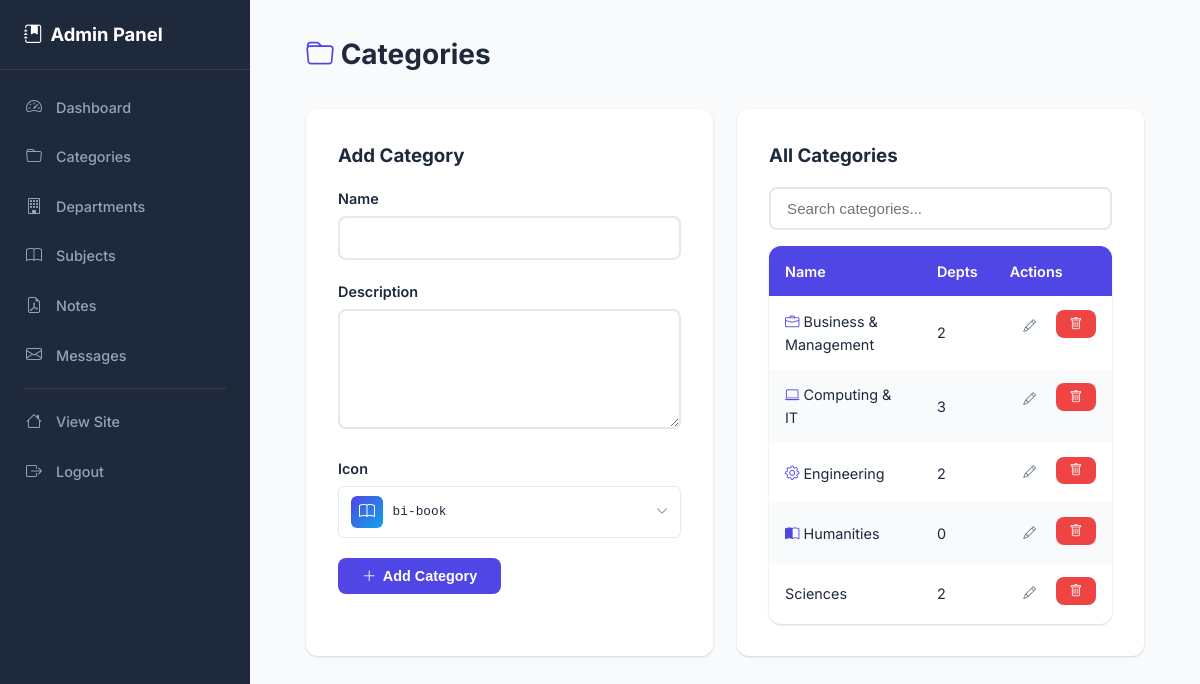
Before: /admin/categories.php (signed in) with the older database file.
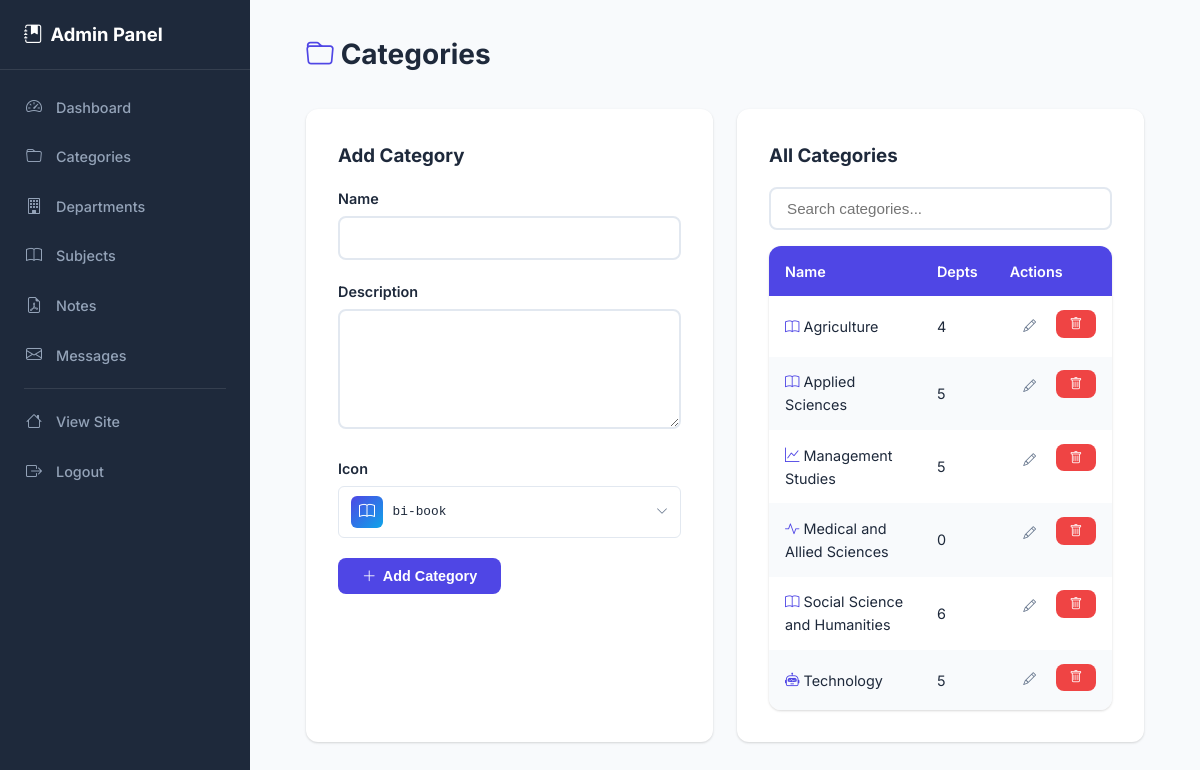
After: the same page with the newer database file.
### tables this page shows
CREATE TABLE categories (
    id INT AUTO_INCREMENT PRIMARY KEY,
    name VARCHAR(100) NOT NULL,
    description TEXT,
    icon VARCHAR(50) DEFAULT 'bi-book',
    created_at TIMESTAMP DEFAULT CURRENT_TIMESTAMP
);

### admin/categories.php (the view, shortened to what this page needs)
<?php
require_once '../includes/db.php';
$editCat = null;
$categories = $conn->query("SELECT c.*,
    (SELECT COUNT(*) FROM departments WHERE category_id = c.id) as dept_count,
    (SELECT COUNT(*) FROM subjects s JOIN departments d ON s.department_id = d.id WHERE d.category_id = c.id) as subject_count,
    (SELECT COUNT(*) FROM notes n JOIN subjects s ON n.subject_id = s.id JOIN departments d ON s.department_id = d.id WHERE d.category_id = c.id) as note_count
    FROM categories c ORDER BY c.name");
?>
<!DOCTYPE html>
<html lang="en">
<head>
    <link rel="stylesheet" href="../css/style.css?v=<?= filemtime(__DIR__ . '/../css/style.css') ?>">
    <link rel="stylesheet" href="https://cdn.jsdelivr.net/npm/bootstrap-icons@1.11.3/font/bootstrap-icons.min.css">
</head>
<body>
<?php include '../includes/admin_nav.php'; ?>
<div class="admin-main">
<div class="page-wrapper">
    <div class="container">
        <div class="page-header">
            <h1><i class="bi bi-folder" style="color:var(--primary);"></i> Categories</h1>
        </div>
        <div class="grid-2">
            <div class="card-box">
                <h3 style="margin-bottom:1rem;"><?= $editCat ? 'Edit Category' : 'Add Category' ?></h3>
                <form action="" method="POST">
                    <div class="form-group">
                        <label>Name</label>
                        <input type="text" name="name" class="form-control" required value="<?= htmlspecialchars($editCat['name'] ?? '') ?>">
                    </div>
                    <div class="form-group">
                        <label>Description</label>
                        <textarea name="description" class="form-control" rows="2"><?= htmlspecialchars($editCat['description'] ?? '') ?></textarea>
                    </div>
                    <div class="form-group">
                        <label>Icon</label>
                        <div class="icon-picker">
                            <button type="button" class="icon-picker-toggle" id="iconToggle">
                                <span class="icon-picker-preview"><i class="bi <?= htmlspecialchars($editCat['icon'] ?? 'bi-book') ?>" id="iconPreview"></i></span>
                                <span class="icon-picker-name" id="iconName"><?= htmlspecialchars($editCat['icon'] ?? 'bi-book') ?></span>
                                <i class="bi bi-chevron-down icon-picker-caret"></i>
                            </button>
                        </div>
                    </div>
                    <?php if ($editCat): ?>
                    <button type="submit" class="btn btn-primary"><i class="bi bi-check-lg"></i> Update Category</button>
                    <a href="categories.php" class="btn btn-ghost"><i class="bi bi-x-lg"></i> Cancel</a>
                    <?php else: ?>
                    <button type="submit" class="btn btn-primary"><i class="bi bi-plus-lg"></i> Add Category</button>
                    <?php endif; ?>
                </form>
            </div>
            <div class="card-box">
                <h3 style="margin-bottom:1rem;">All Categories</h3>
                <input type="text" id="liveSearch" placeholder="Search categories..." class="form-control" style="margin-bottom:1rem;">
                <table class="admin-table">
                    <thead>
                        <tr><th>Name</th><th>Depts</th><th>Actions</th></tr>
                    </thead>
                    <tbody>
                        <?php while ($cat = $categories->fetch_assoc()): ?>
                        <tr class="filterable-item">
                            <td>
                                <i class="bi <?= htmlspecialchars($cat['icon']) ?>" style="color:var(--primary);"></i>
                                <?= htmlspecialchars($cat['name']) ?>
                            </td>
                            <td><?= $cat['dept_count'] ?></td>
                            <td class="actions">
                                <a href="categories.php?edit=<?= $cat['id'] ?>" class="btn btn-sm btn-ghost" title="Edit"><i class="bi bi-pencil"></i></a>
                                <?php $delMsg = htmlspecialchars(json_encode("Delete \"{$cat['name']}\"?\n\nThis will also permanently delete:\n- {$cat['dept_count']} department(s)\n- {$cat['subject_count']} subject(s)\n- {$cat['note_count']} note(s)", JSON_UNESCAPED_SLASHES | JSON_UNESCAPED_UNICODE)); ?>
                                <form method="POST" style="display:inline;" onsubmit="return confirm(<?= $delMsg ?>);">
                                    <button type="submit" class="btn btn-sm btn-danger" title="Delete"><i class="bi bi-trash"></i></button>
                                </form>
                            </td>
                        </tr>
                        <?php endwhile; ?>
                    </tbody>
                </table>
            </div>
        </div>
    </div>
</div>
</div>
</body>
</html>

Changed rows visible on the page:
removed categories: name "Business & Management", dept_count "2"
removed categories: name "Computing & IT", dept_count "3"
removed categories: name "Engineering", dept_count "2"
removed categories: name "Humanities", dept_count "0"
removed categories: name "Sciences", dept_count "2"
added categories: name "Agriculture", dept_count "4"
added categories: name "Applied Sciences", dept_count "5"
added categories: name "Management Studies", dept_count "5"
added categories: name "Medical and Allied Sciences", dept_count "0"
added categories: name "Social Science and Humanities", dept_count "6"
added categories: name "Technology", dept_count "5"
